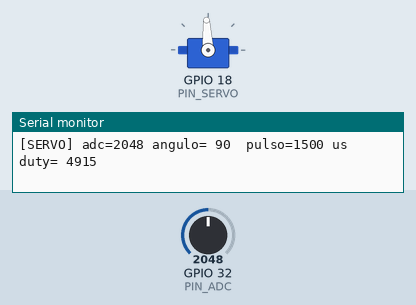
A program run on a simulated ESP32. On the bench: servo, the last lines printed to the serial monitor. The test bench sets the inputs (shaded band); at power-on: GPIO 32 (PIN_ADC) = 2048. Servo pulses on a pin are drawn as a servo (544–2400 µs = 0–180°).

Above: at 1.3 s.
1.4 s: GPIO 32 (PIN_ADC) set to 2219
At 2.5 s:
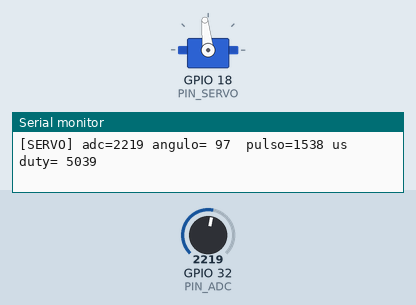
2.9 s: GPIO 32 (PIN_ADC) set to 2323
At 3.9 s:
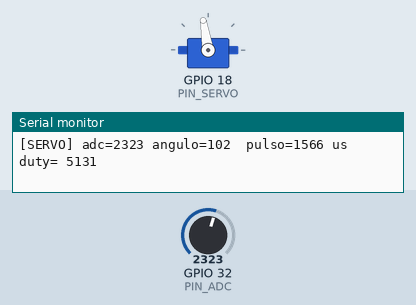
4.8 s: GPIO 32 (PIN_ADC) set to 960
At 5.7 s:
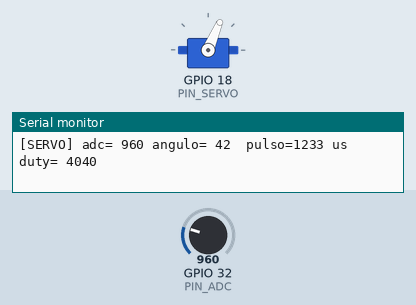
6.3 s: GPIO 32 (PIN_ADC) set to 249
At 7.1 s:
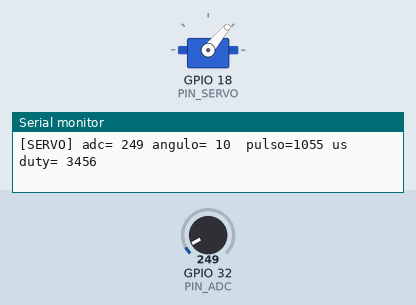
7.8 s: GPIO 32 (PIN_ADC) set to 215
At 8.5 s:
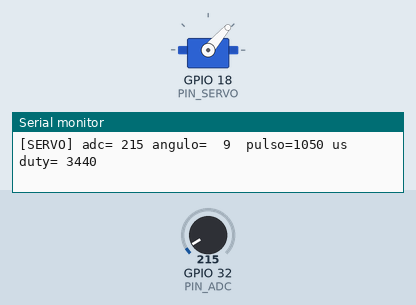
9.7 s: GPIO 32 (PIN_ADC) set to 2866
At 10.3 s:
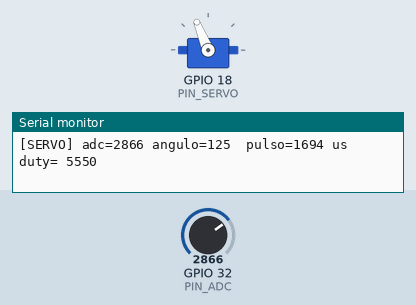
Timing chart, 0 to 12.2 s (numbered marks = the images above; inputs shaded):
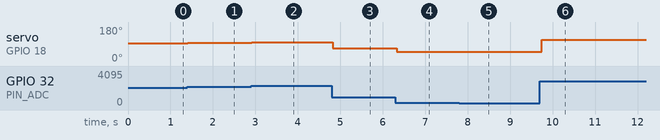

Measured:
- after the input at 1.4 s, servo on GPIO 18 (PIN_SERVO): 93° → 96° at once
- after the input at 2.9 s, servo on GPIO 18 (PIN_SERVO): 96° → 99° at once
- after the input at 4.8 s, servo on GPIO 18 (PIN_SERVO): 99° → 67° at once
- after the input at 6.3 s, servo on GPIO 18 (PIN_SERVO): 67° → 50° at once
- after the input at 7.8 s, servo on GPIO 18 (PIN_SERVO): 50° → 49° at once
- after the input at 9.7 s, servo on GPIO 18 (PIN_SERVO): 49° → 112° after 0.05 s

The program:

main.cpp
```cpp
#include <Arduino.h>
#include <esp_arduino_version.h>

const uint8_t PIN_ADC   = 32;   // GPIO32 para la lectura del potenciómetro
const uint8_t PIN_SERVO = 18;   // GPIO18 para la señal PWM del servo

const uint32_t SERVO_FREQ    = 50;  // 50 Hz -> periodo de 20 ms (estándar para servos)
const uint8_t  SERVO_RES     = 16;  // Resolución de 16 bits (0 - 65535)
const uint8_t  SERVO_CHANNEL = 0;   // Canal LEDC (para versiones del Core < 3.0)

const uint16_t PULSO_MIN_US = 1000;                    // Pulso para 0°
const uint16_t PULSO_MAX_US = 2000;                    // Pulso para 180°
const uint32_t PERIODO_US   = 1000000UL / SERVO_FREQ;  // 20000 us
const uint32_t DUTY_MAX     = (1UL << SERVO_RES) - 1;  // 65535

void setup() {
    Serial.begin(115200);
    delay(100);
    Serial.println();
    Serial.println("Iniciando control de servo por PWM (potenciometro -> angulo)");

    // Compatibilidad automática entre Core v2.x (PlatformIO) y v3.x (Wokwi Web)
    #if defined(ESP_ARDUINO_VERSION_MAJOR) && (ESP_ARDUINO_VERSION_MAJOR >= 3)
        ledcAttach(PIN_SERVO, SERVO_FREQ, SERVO_RES);
    #else
        ledcSetup(SERVO_CHANNEL, SERVO_FREQ, SERVO_RES);
        ledcAttachPin(PIN_SERVO, SERVO_CHANNEL);
    #endif
}

void loop() {
    // 1. Leer ADC (12 bits: 0 - 4095)
    uint16_t adc_val = analogRead(PIN_ADC);

    // 2. Reescalar la lectura a un ángulo de servo (0° - 180°)
    uint16_t angulo = map(adc_val, 0, 4095, 0, 180);

    // 3. Convertir el ángulo a ancho de pulso (1000 - 2000 us) y luego a duty
    uint32_t pulso_us = map(angulo, 0, 180, PULSO_MIN_US, PULSO_MAX_US);
    uint32_t duty = (pulso_us * DUTY_MAX) / PERIODO_US;

    // 4. Aplicar el ciclo de trabajo
    #if defined(ESP_ARDUINO_VERSION_MAJOR) && (ESP_ARDUINO_VERSION_MAJOR >= 3)
        ledcWrite(PIN_SERVO, duty);
    #else
        ledcWrite(SERVO_CHANNEL, duty);
    #endif

    // 5. Formato exacto: «[SERVO] adc=NNNN angulo=NNN pulso=NNNNus duty=NNNNN»
    char buffer[100];
    snprintf(buffer, sizeof(buffer), "[SERVO] adc=%4d angulo=%3d  pulso=%4lu us  duty=%5lu",
             adc_val, angulo, (unsigned long)pulso_us, (unsigned long)duty);
    Serial.println(buffer);

    // Muestreo a 10 Hz
    delay(100);
}
```
